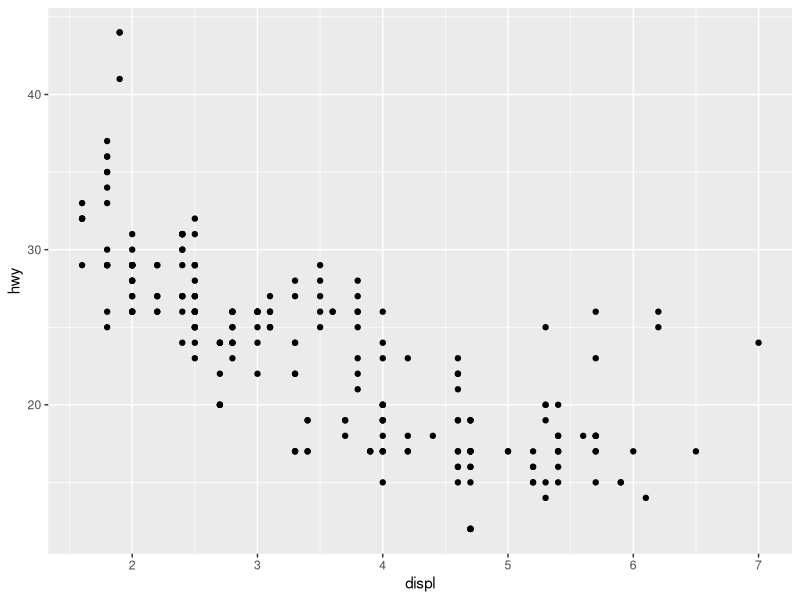
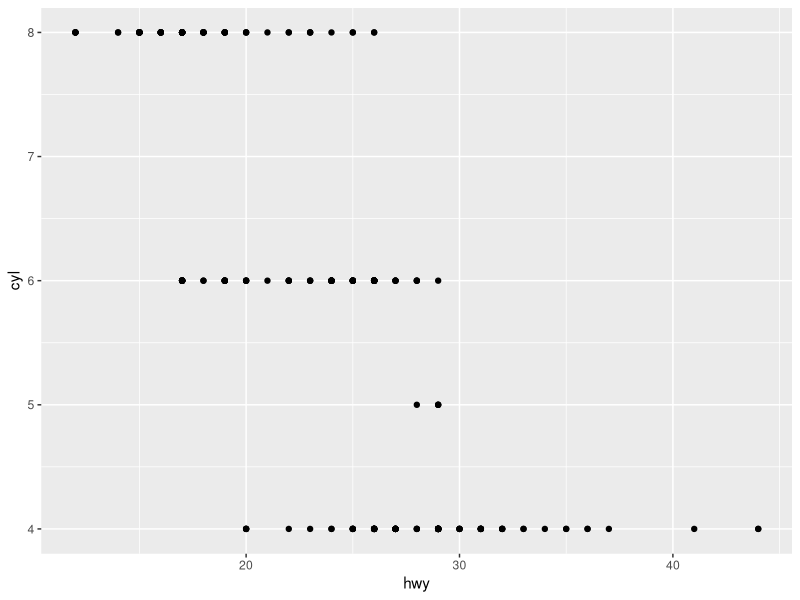
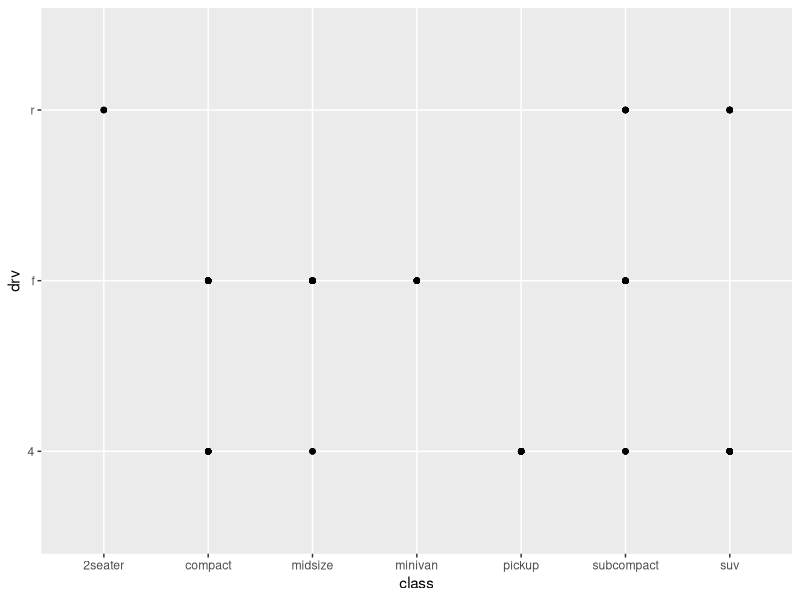
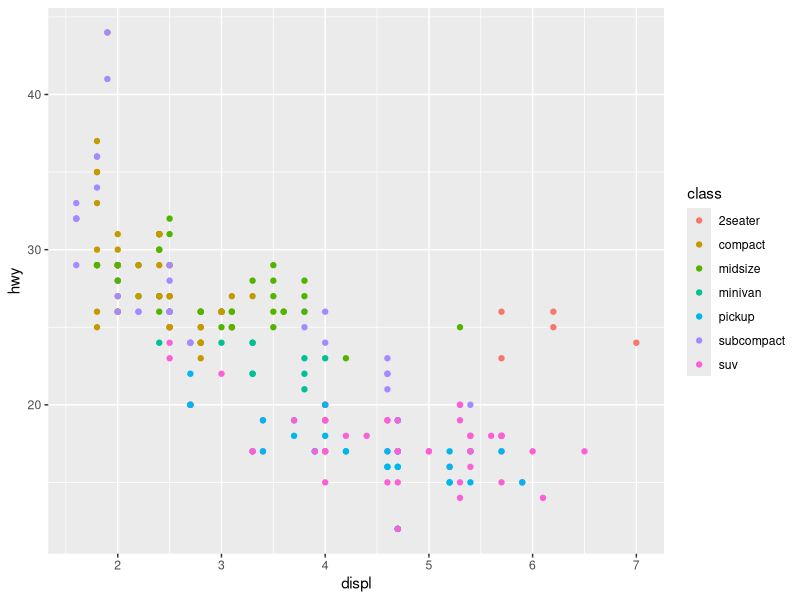
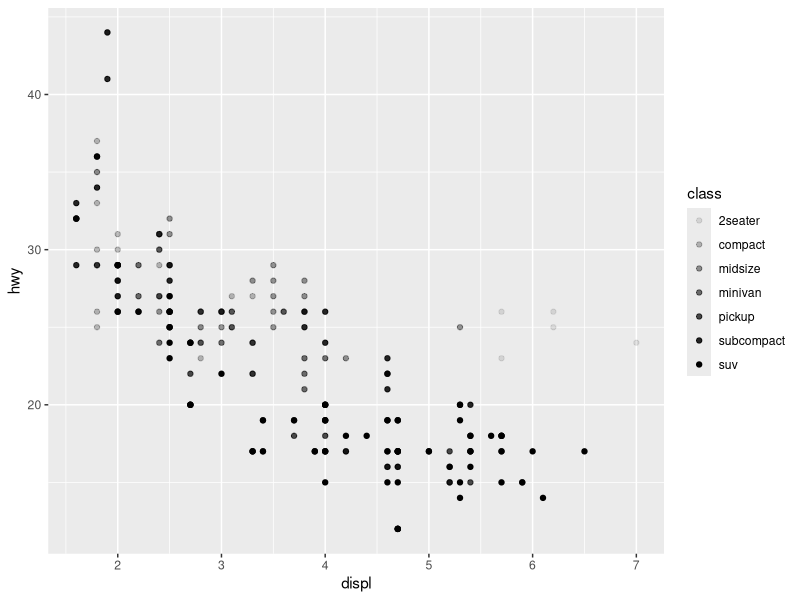
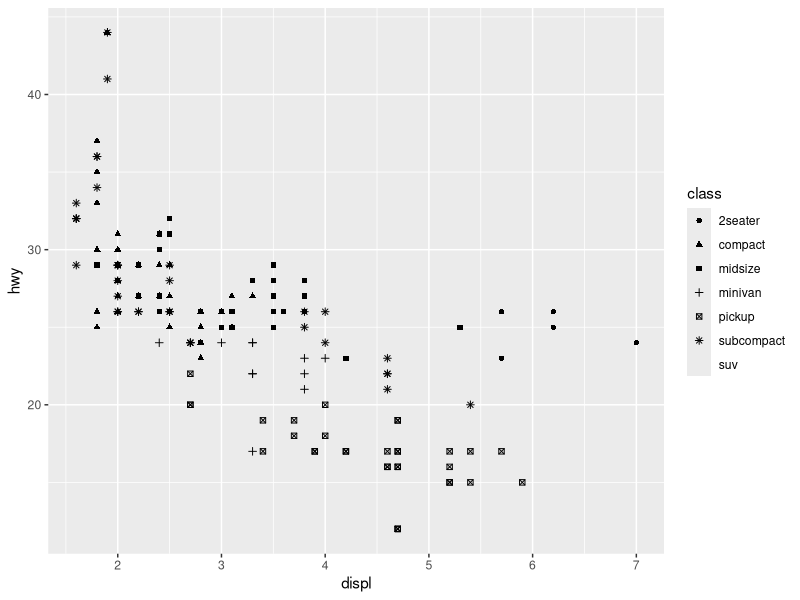
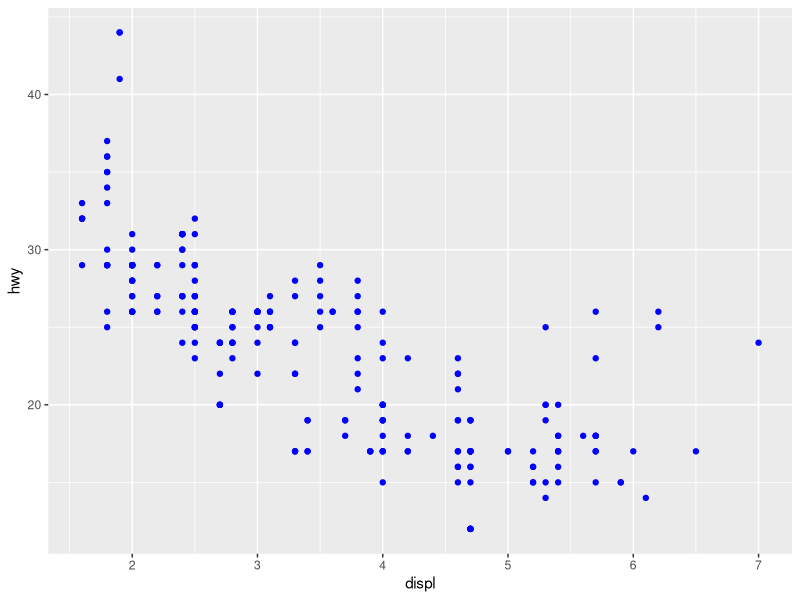
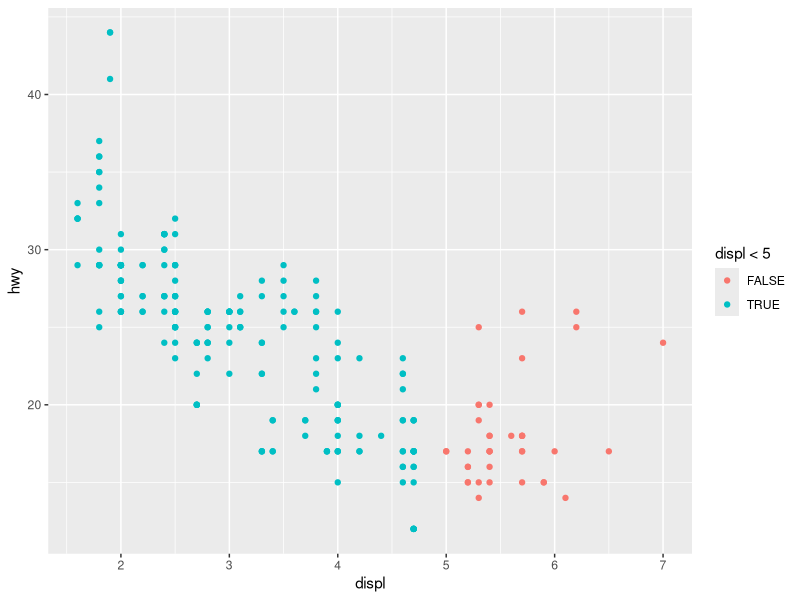

R code for these plots, in order:
## ---- chunk 1
library(tidyverse)

## ---- chunk 2
mpg
## ---- chunk 3
ggplot(mpg)+geom_point(mapping = aes(x=displ,y=hwy))
## ---- chunk 4
dim(mpg)
## ---- chunk 5

 ggplot(mpg)+geom_point(aes(x=hwy, y = cyl))
## ---- chunk 6
ggplot(mpg) + geom_point(aes(x= class,y=drv))
## ---- chunk 7
ggplot(mpg)+geom_point(aes(x=displ,y=hwy,color=class))
## ---- chunk 8
ggplot(mpg)+geom_point(aes(x=displ,y=hwy,alpha = class))
## ---- chunk 9
ggplot(mpg)+geom_point(aes(x=displ,y=hwy,shape = class))
## ---- chunk 10
ggplot(mpg)+geom_point(aes(x=displ,y=hwy),color = "blue")

## ---- chunk 11
ggplot(mpg)+geom_point(mapping = aes(displ,hwy,colour = displ < 5))
## ---- chunk 12
ggplot(mpg)+geom_point(aes(displ,hwy))+
  facet_wrap(~class)
## ---- chunk 13
ggplot(mpg)+geom_smooth(aes(displ,hwy))
## ---- chunk 14
ggplot(mpg)+geom_smooth(aes(displ,hwy,linetype = drv))
## ---- chunk 15
ggplot(mpg)+
  geom_point(aes(displ,hwy))+
  geom_smooth(aes(displ,hwy))
## ---- chunk 16
ggplot(mpg,aes(displ,hwy))+
  geom_smooth()+
  geom_line()+
  geom_point()
## ---- chunk 17
ggplot(mpg,aes(displ,hwy))+
  geom_point(size=3)+
  geom_smooth(se=FALSE)
## ---- chunk 18
ggplot(mpg,aes(displ,hwy))+
  geom_point(size = 4)+
  geom_smooth(aes(linetype = drv),se=FALSE)
## ---- chunk 19
ggplot(mpg,aes(displ,hwy,color=drv))+
  geom_point(size=3)+
  geom_smooth(se=FALSE)
## ---- chunk 20
ggplot(mpg,aes(displ,hwy)) +
  geom_point(aes(color=drv))+
  geom_smooth(se=FALSE)
## ---- chunk 21
ggplot(mpg,aes(displ,hwy)) +
  geom_point(aes(color=drv))+
  geom_smooth(se=FALSE,aes(linetype=drv))
